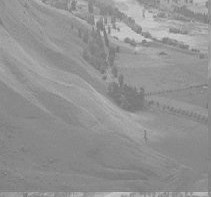
#> input picture images/input/wiki.jpg, 211 x 197 px
$ python histogram_equalization.py
#> lines starting #> are read from the running program, lines starting #| are printed output that depends on the picture
#!/usr/bin/env python3
# -*- coding: utf-8 -*-
"""
Created on Wed Apr 25 15:47:36 2018

@author: osboxes
"""

import cv2
import numpy as np
from matplotlib import pyplot as plt

img = cv2.imread('images/input/wiki.jpg',0)
#> img is the input picture: shape (197, 211); min 115, max 210, mean 146.7

hist,bins = np.histogram(img.flatten(),256,[0,256])
#> hist = 256 values, max 2304 at index 137, min 0 at index 0, mean 162.4; bins = 257 values from 0 to 256

cdf = hist.cumsum()
#> cdf = 256 values from 0 to 41567
cdf_normalized = cdf * hist.max()/ cdf.max()
#> cdf_normalized = 256 values from 0 to 2304

plt.plot(cdf_normalized, color = 'b')
plt.hist(img.flatten(),256,[0,256], color = 'r')
plt.xlim([0,256])
plt.legend(('cdf','histogram'), loc = 'upper left')
plt.show()
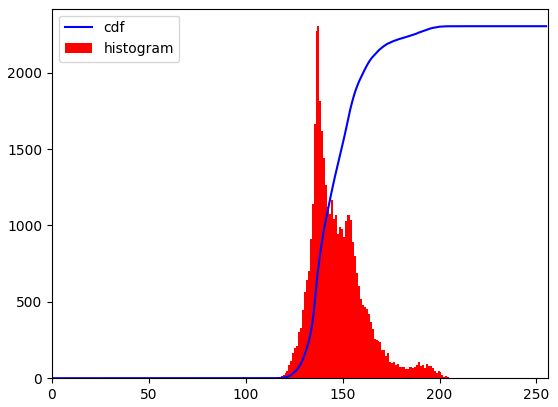
#> figure drawn by matplotlib, 1 panel; tallest bar 2304 high, from x = 137 to 138; curve peaks at x = 210, y = 2304
